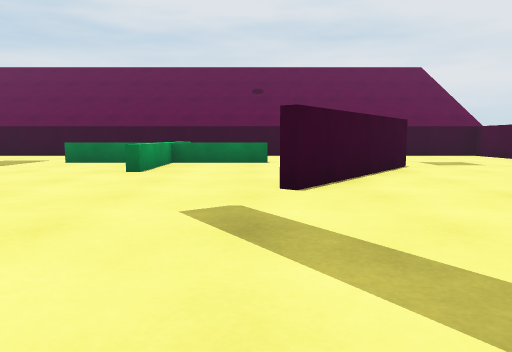
view 1 (above)

18 first-person views from a walk through a scene from a Unity 3-D project. The camera is 0.62 m above the floor, tilts 6° down and sees 70° across. The floor is counted in squares, 1 m on a side. Each view is taken from the middle of a square. On the plan, view 1 faces up. The plan holds only what a view shows up to about 10 squares ahead; the rest is blank. The place goes on beyond the plan. The player character is not drawn.

view 2
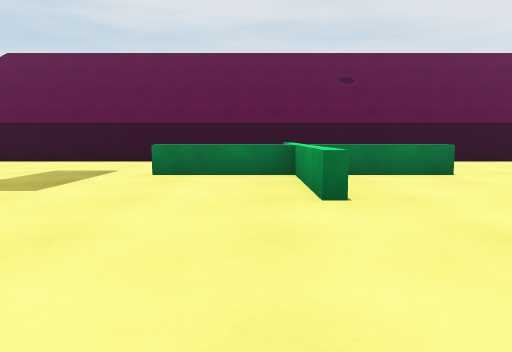

view 3
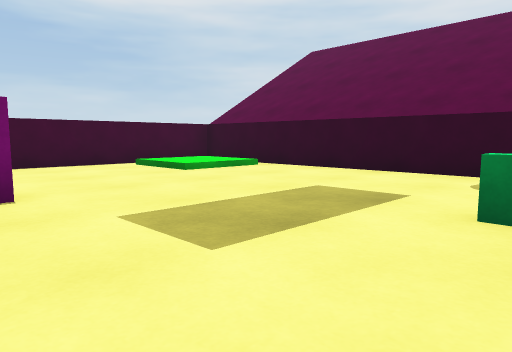

view 4
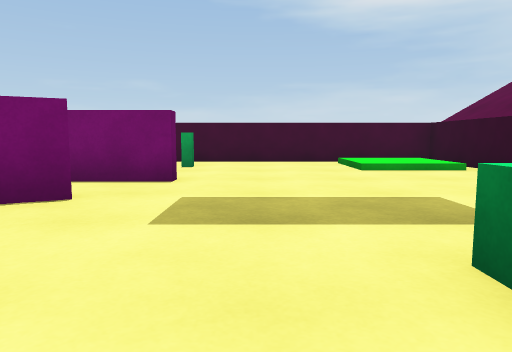

view 5
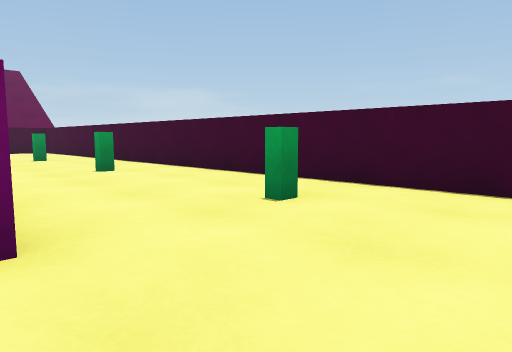

view 6
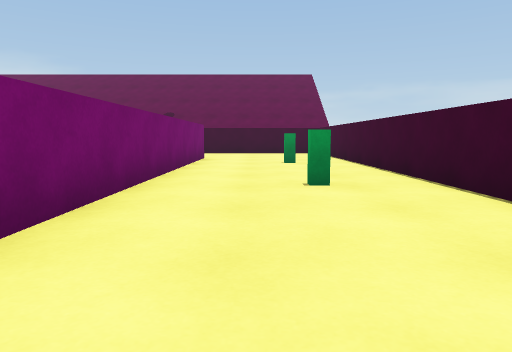

view 7
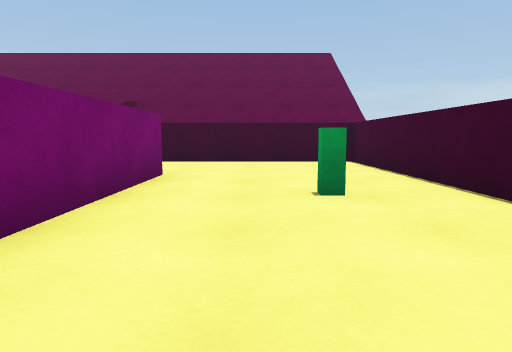

view 8
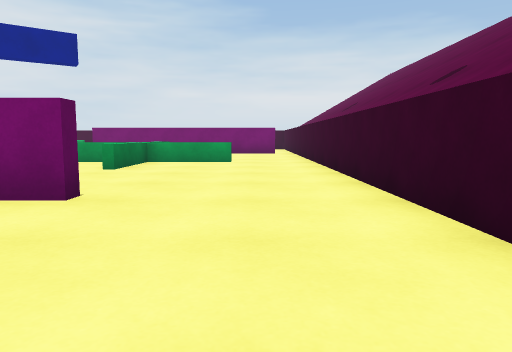

view 9
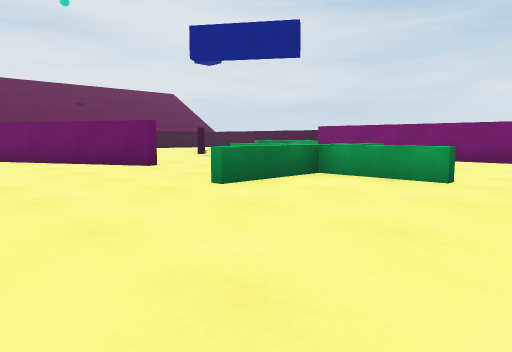

view 10
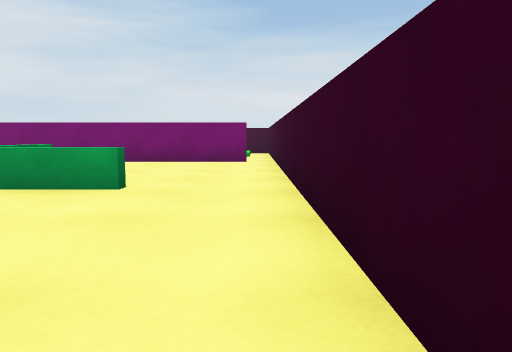

view 11
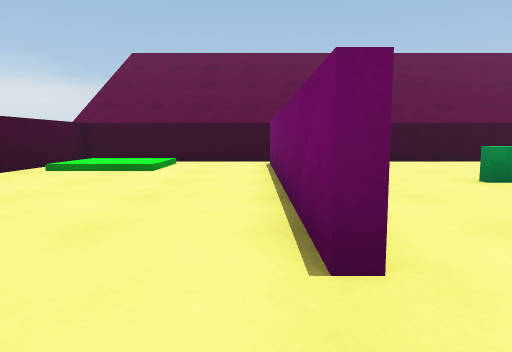

view 12
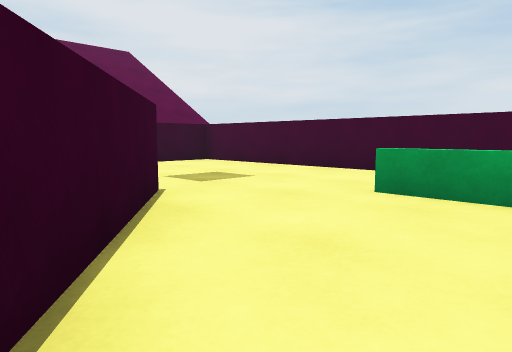

view 13
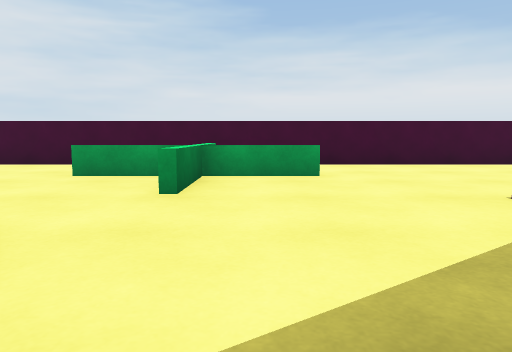

view 14
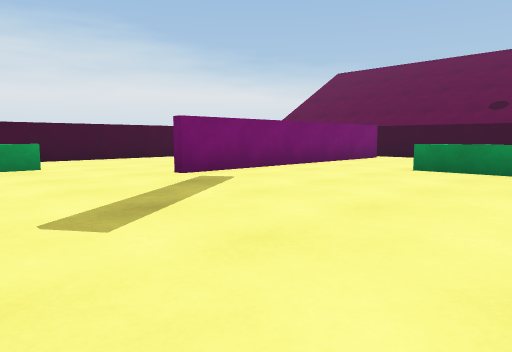

view 15
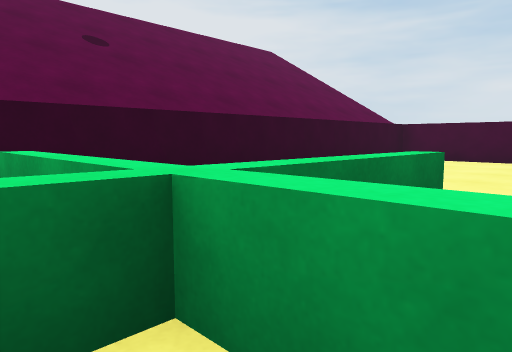

view 16
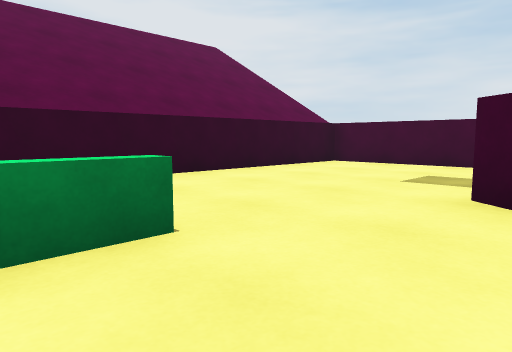

view 17
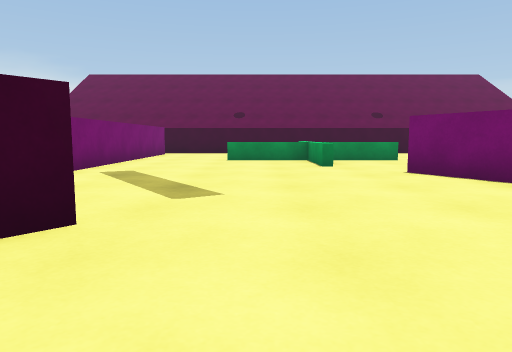

view 18
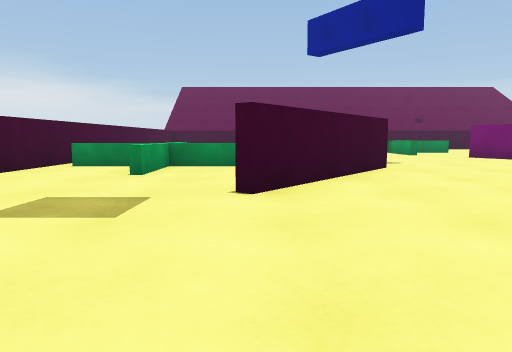

### Floor plan
Key: @ floor where view 1 was taken; # wall or solid block; x gap in a wall; . main floor; : floor 0.15 m higher than the main floor; / step, stairs or slope; = window, fence, low wall or low ledge; ^ raised ledge.
Columns run from 13 left of view 1 to 8 right of it. Each row starts with its distance up from view 1.
 13 ######################
 12 #///.....  x   ......#
 11 #/:/.....  ^  .......#
 10 #///.....  ^  .......#
  9 #........==^==.......#
  8 #..........^....#....#
  7 #.#........^...##....#
  6 #....##.......##..=..#
  5 #....###......#...=..#
  4 #....# #........=====#
  3 #....# ##.........=..#
  2 #.#..# .#.........=..#
  1 #....#..##...........#
  0 #....#.......@.#.....#
 -1 #....#....=....#.....#
 -2 #.#..#....=....#.....#
 -3 #....#..======.#.....#
 -4 #....#....=....#.....#
 -5 #.........=....#..///#
 -6 #..............#../:/#
 -7 #..............##.///#
 -8 ######################

Positions as (right, up) in squares from view 1, and headings:
1: (0, 0), facing up
2: (-3, 3), facing up
3: (-4, 6), facing up-left
4: (-3, 8), facing left
5: (-8, 9), facing down-left
6: (-10, 7), facing down
7: (-10, 2), facing down
8: (-12, -6), facing right
9: (-8, -7), facing up-right
10: (-7, -7), facing right
11: (3, 2), facing down
12: (1, 4), facing up-right
13: (-1, 3), facing right
14: (-3, 4), facing down-right
15: (-3, 8), facing up-right
16: (-1, 7), facing up-right
17: (-1, 7), facing down
18: (3, 12), facing down
